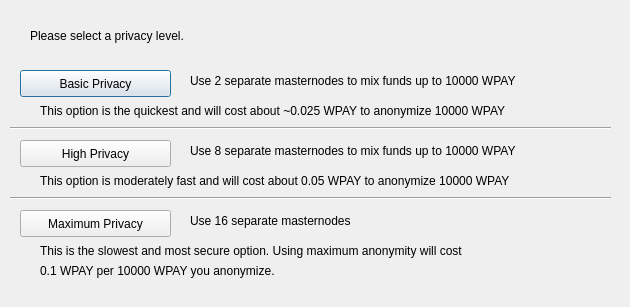
<?xml version="1.0" encoding="UTF-8"?>
<ui version="4.0">
 <class>ObfuscationConfig</class>
 <widget class="QDialog" name="ObfuscationConfig">
  <property name="geometry">
   <rect>
    <x>0</x>
    <y>0</y>
    <width>630</width>
    <height>307</height>
   </rect>
  </property>
  <property name="windowTitle">
   <string>Configure Obfuscation</string>
  </property>
  <widget class="QPushButton" name="buttonBasic">
   <property name="geometry">
    <rect>
     <x>20</x>
     <y>70</y>
     <width>151</width>
     <height>27</height>
    </rect>
   </property>
   <property name="text">
    <string>Basic Privacy</string>
   </property>
  </widget>
  <widget class="QPushButton" name="buttonHigh">
   <property name="geometry">
    <rect>
     <x>20</x>
     <y>140</y>
     <width>151</width>
     <height>27</height>
    </rect>
   </property>
   <property name="text">
    <string>High Privacy</string>
   </property>
  </widget>
  <widget class="QPushButton" name="buttonMax">
   <property name="geometry">
    <rect>
     <x>20</x>
     <y>210</y>
     <width>151</width>
     <height>27</height>
    </rect>
   </property>
   <property name="text">
    <string>Maximum Privacy</string>
   </property>
  </widget>
  <widget class="QLabel" name="label">
   <property name="geometry">
    <rect>
     <x>30</x>
     <y>20</y>
     <width>571</width>
     <height>31</height>
    </rect>
   </property>
   <property name="text">
    <string>Please select a privacy level.</string>
   </property>
  </widget>
  <widget class="QLabel" name="label_2">
   <property name="geometry">
    <rect>
     <x>190</x>
     <y>70</y>
     <width>421</width>
     <height>21</height>
    </rect>
   </property>
   <property name="text">
    <string>Use 2 separate masternodes to mix funds up to 10000 WPAY</string>
   </property>
  </widget>
  <widget class="QLabel" name="label_3">
   <property name="geometry">
    <rect>
     <x>190</x>
     <y>140</y>
     <width>411</width>
     <height>21</height>
    </rect>
   </property>
   <property name="text">
    <string>Use 8 separate masternodes to mix funds up to 10000 WPAY</string>
   </property>
  </widget>
  <widget class="QLabel" name="label_4">
   <property name="geometry">
    <rect>
     <x>190</x>
     <y>210</y>
     <width>421</width>
     <height>21</height>
    </rect>
   </property>
   <property name="text">
    <string>Use 16 separate masternodes</string>
   </property>
  </widget>
  <widget class="QLabel" name="label_6">
   <property name="geometry">
    <rect>
     <x>40</x>
     <y>100</y>
     <width>561</width>
     <height>21</height>
    </rect>
   </property>
   <property name="text">
    <string>This option is the quickest and will cost about ~0.025 WPAY to anonymize 10000 WPAY</string>
   </property>
  </widget>
  <widget class="QLabel" name="label_7">
   <property name="geometry">
    <rect>
     <x>40</x>
     <y>170</y>
     <width>561</width>
     <height>21</height>
    </rect>
   </property>
   <property name="text">
    <string>This option is moderately fast and will cost about 0.05 WPAY to anonymize 10000 WPAY</string>
   </property>
  </widget>
  <widget class="QLabel" name="label_8">
   <property name="geometry">
    <rect>
     <x>40</x>
     <y>240</y>
     <width>561</width>
     <height>21</height>
    </rect>
   </property>
   <property name="text">
    <string>This is the slowest and most secure option. Using maximum anonymity will cost</string>
   </property>
  </widget>
  <widget class="QLabel" name="label_9">
   <property name="geometry">
    <rect>
     <x>40</x>
     <y>260</y>
     <width>561</width>
     <height>21</height>
    </rect>
   </property>
   <property name="text">
    <string>0.1 WPAY per 10000 WPAY you anonymize.</string>
   </property>
  </widget>
  <widget class="Line" name="line">
   <property name="geometry">
    <rect>
     <x>10</x>
     <y>120</y>
     <width>601</width>
     <height>16</height>
    </rect>
   </property>
   <property name="orientation">
    <enum>Qt::Horizontal</enum>
   </property>
  </widget>
  <widget class="Line" name="line_2">
   <property name="geometry">
    <rect>
     <x>10</x>
     <y>190</y>
     <width>601</width>
     <height>16</height>
    </rect>
   </property>
   <property name="orientation">
    <enum>Qt::Horizontal</enum>
   </property>
  </widget>
 </widget>
 <resources/>
 <connections/>
</ui>
